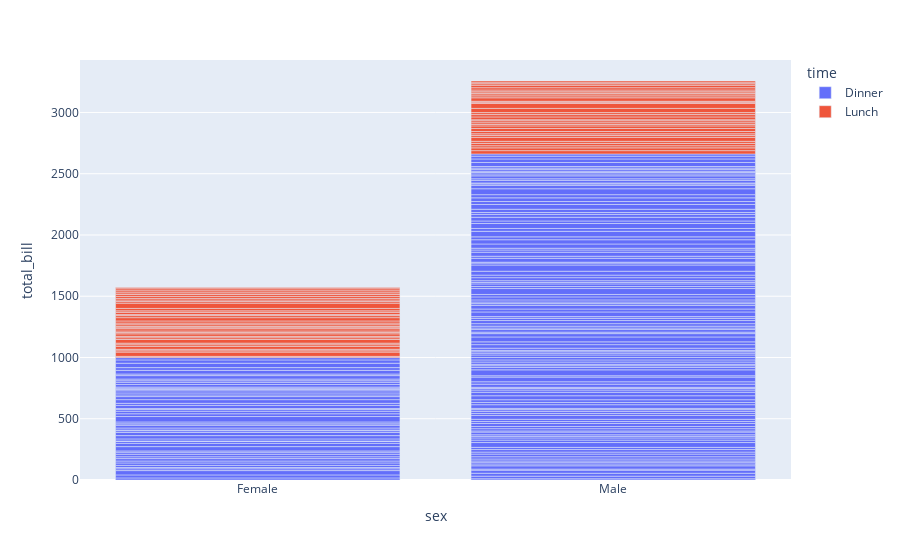

Notebook cell for this chart:
### Code cell
px.bar(
    tips,
    x="sex",
    y="total_bill", 
    color="time", # ❶ time列で分割して積み上げ
).show()

### Figure 1 — Plotly figure (JSON) as saved in the notebook; plotly's stock layout.template omitted (floating-point values rounded to 4 significant figures; data arrays with more than 128 entries replaced by an {"elided": "..."} marker saying what was removed)
{"data": [{"alignmentgroup": "True", "hovertemplate": "time=Dinner<br>sex=%{x}<br>total_bill=%{y}<extra></extra>", "legendgroup": "Dinner", "marker": {"color": "#636efa", "pattern": {"shape": ""}}, "name": "Dinner", "offsetgroup": "Dinner", "orientation": "v", "showlegend": true, "textposition": "auto", "type": "bar", "x": {"elided": "176 str values"}, "xaxis": "x", "y": {"elided": "176 float values"}, "yaxis": "y"}, {"alignmentgroup": "True", "hovertemplate": "time=Lunch<br>sex=%{x}<br>total_bill=%{y}<extra></extra>", "legendgroup": "Lunch", "marker": {"color": "#EF553B", "pattern": {"shape": ""}}, "name": "Lunch", "offsetgroup": "Lunch", "orientation": "v", "showlegend": true, "textposition": "auto", "type": "bar", "x": ["Male", "Male", "Male", "Male", "Male", "Female", "Male", "Male", "Female", "Male", "Male", "Male", "Male", "Female", "Female", "Female", "Male", "Female", "Male", "Male", "Female", "Female", "Male", "Female", "Female", "Male", "Male", "Female", "Female", "Female", "Female", "Female", "Female", "Female", "Male", "Female", "Female", "Male", "Male", "Female", "Female", "Female", "Female", "Female", "Male", "Male", "Female", "Male", "Male", "Male", "Male", "Male", "Female", "Female", "Male", "Male", "Female", "Female", "Female", "Male", "Female", "Male", "Female", "Male", "Female", "Male", "Female", "Female"], "xaxis": "x", "y": [27.2, 22.76, 17.29, 19.44, 16.66, 10.07, 32.68, 15.98, 34.83, 13.03, 18.28, 24.71, 21.16, 10.65, 12.43, 24.08, 11.69, 13.42, 14.26, 15.95, 12.48, 29.8, 8.52, 14.52, 11.38, 22.82, 19.08, 20.27, 11.17, 12.26, 18.26, 8.51, 10.33, 14.15, 16, 13.16, 17.47, 34.3, 41.19, 27.05, 16.43, 8.35, 18.64, 11.87, 9.78, 7.51, 19.81, 28.44, 15.48, 16.58, 7.56, 10.34, 43.11, 13, 13.51, 18.71, 12.74, 13, 16.4, 20.53, 16.47, 12.16, 13.42, 8.58, 15.98, 13.42, 16.27, 10.09], "yaxis": "y"}], "layout": {"barmode": "relative", "legend": {"title": {"text": "time"}, "tracegroupgap": 0}, "margin": {"t": 60}, "xaxis": {"anchor": "y", "domain": [0, 1], "title": {"text": "sex"}}, "yaxis": {"anchor": "x", "domain": [0, 1], "title": {"text": "total_bill"}}}}
